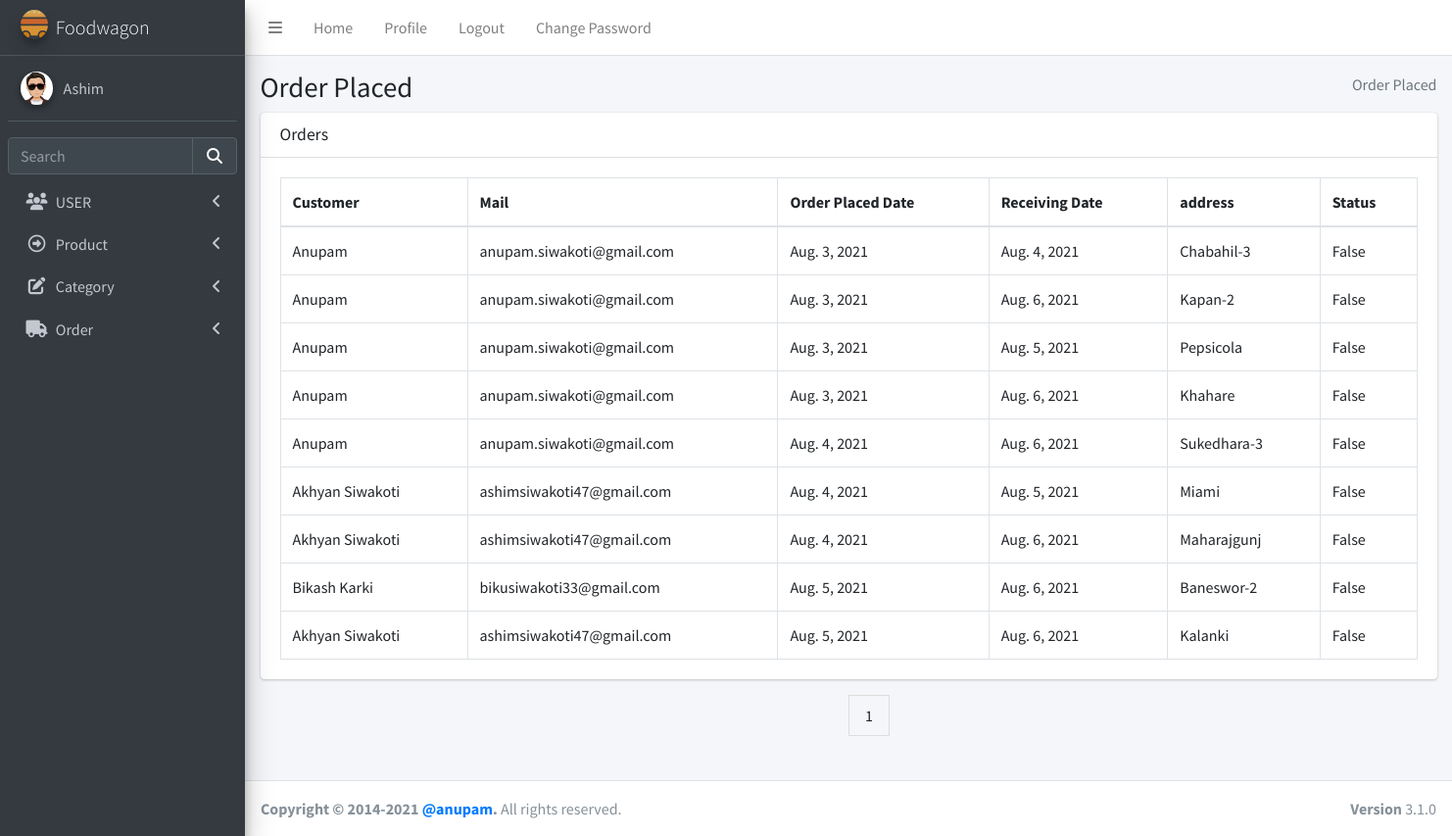
The app's page /view_order/ (signed in), older data.
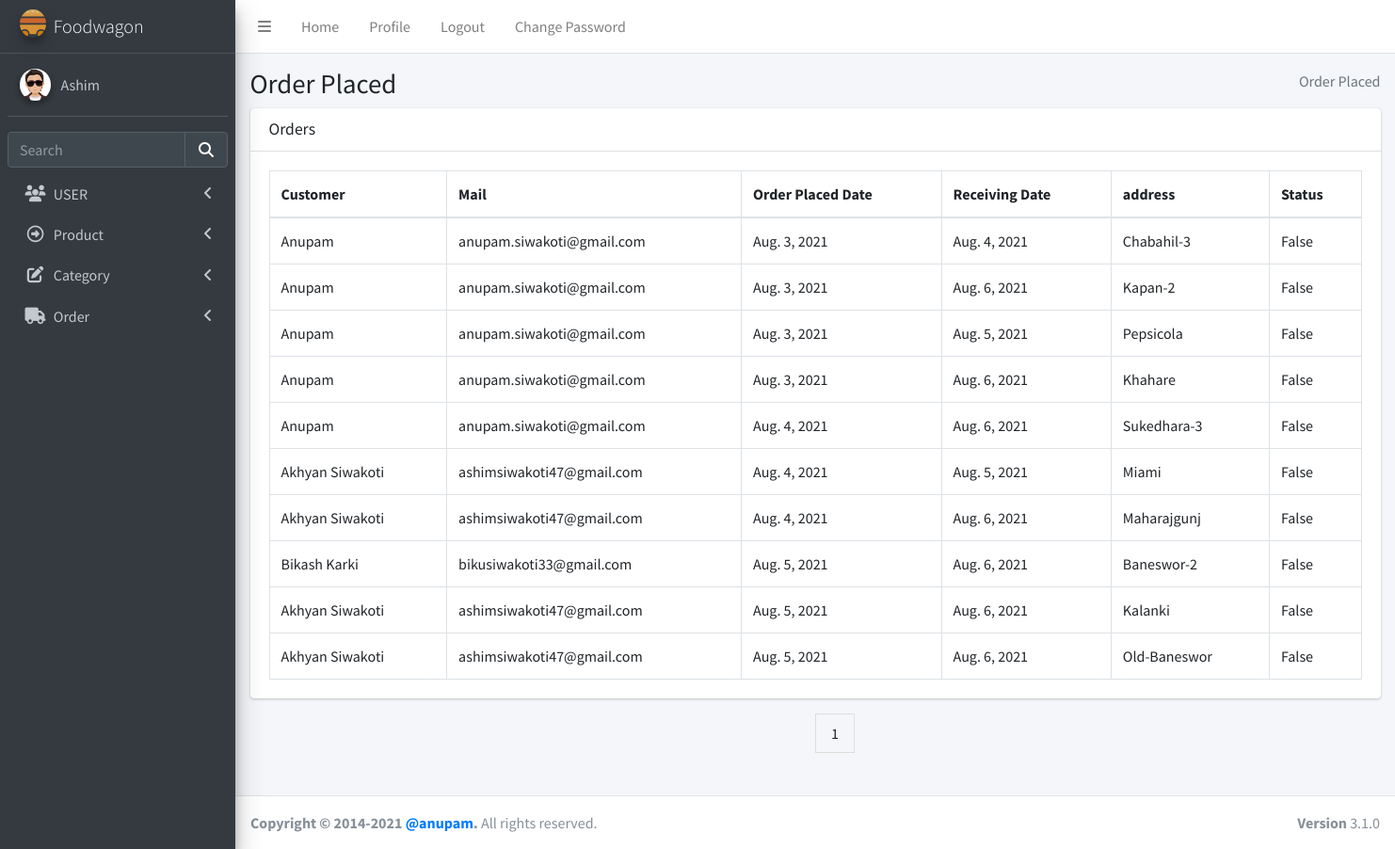
The same page, newer data.
### login/models.py (models this page shows, shortened)
class User(AbstractBaseUser):
    email = models.EmailField(max_length=255, unique=True, default="a@gmail.com")
    address = models.TextField(max_length=30, blank=True)
    first_name = models.TextField(max_length=30, blank=True, default="eg aster")
    last_name = models.TextField(max_length=30, blank=True)
    is_staff = models.BooleanField(default=False)  # non super-user
    is_active = models.BooleanField(default=False)
    admin = models.BooleanField(default=False)  # a superuser
    last_login = models.DateTimeField(blank=True, null=True, verbose_name="last login")
    profile_pic = models.ImageField(blank=True, null=True, upload_to="images/user/")
    USERNAME_FIELD = "email"
    objects = UserManager()

### delivery/models.py (models this page shows)
class Order(models.Model):
    date_of_order = models.DateField(default=datetime.date.today)
    day = models.DateField(max_length=100)
    address = models.CharField(max_length=100)
    streetaddress = models.CharField(max_length=100)
    region = models.CharField(max_length=100)
    postal = models.IntegerField()
    country = models.CharField(max_length=100)
    user = models.ForeignKey(User, on_delete=models.CASCADE)
    status = models.BooleanField(default=False)
    total_price = models.DecimalField(max_digits=5, decimal_places=1)

### delivery/views.py (the view, shortened to what this page needs)
# urls.py: path("view_order/", views.View_Order.as_view(), name="view_order"),
class View_Order(TemplateView):
    template_name = "admin/order_view.html"
    def get(self, request):
        semail = request.session["user"]
        verifyUser = User.objects.filter(email=semail).first()
        if verifyUser.admin:
            order = Order.objects.all()
            paginator = Paginator(order, 10)
            page_number = request.GET.get("page")
            page_obj = paginator.get_page(page_number)
            return render(
                request,
                self.template_name,
                {"order": page_obj},
            )

### templates/admin/order_view.html (shortened to what this page needs)
{%extends "admin/base.html" %} {% load static %}
{% block csspart %}
<link rel="stylesheet" href="{% static 'plugins/fontawesome-free/css/all.min.css' %}">
<link rel="stylesheet" href="{% static 'plugins/datatables-bs4/css/dataTables.bootstrap4.min.css' %}">
<link rel="stylesheet" href="{% static 'plugins/datatables-responsive/css/responsive.bootstrap4.min.css' %}">
<link rel="stylesheet" href="{% static 'dist/css/adminlte.min.css' %}">
</head>
{% endblock csspart %}
{%block bodycontent%}
<body class="hold-transition sidebar-mini">
    <div class="wrapper">
        <div class="content-wrapper">
            <section class="content-header">
                <div class="container-fluid">
                    <div class="row mb-2">
                        <div class="col-sm-6">
                            <h1>Order Placed</h1>
                        </div>
                        <div class="col-sm-6">
                            <ol class="breadcrumb float-sm-right">
                                <li class="breadcrumb-item active">Order Placed</li>
                            </ol>
                        </div>
                    </div>
                </div>
                {% if order %}
                <section class="content">
                    <div class="container-fluid">
                        <div class="row">
                            <div class="col-12">
                                <div class="card">
                                    <div class="card-header">
                                        <h3 class="card-title">Orders</h3>
                                    </div>
                                    <div class="card-body">
                                        <table id="example2" class="table table-bordered table-hover">
                                            <thead>
                                                <tr>
                                                    <th>Customer</th>
                                                    <th>Mail</th>
                                                    <th>Order Placed Date</th>
                                                    <th>Receiving Date</th>
                                                    <th>address</th>
                                                    <th>Status</th>
                                                </tr>
                                            </thead>
                                            <tbody>
                                                {% for orders in order %}
                                                <tr class='clickable-row'
                                                    data-href="{% url 'delivery:view_bill' orders.id %}">
                                                    <td>{{orders.user.first_name}}</td>
                                                    <td>{{orders.user.email}}</td>
                                                    <td>{{orders.date_of_order}}</td>
                                                    <td>{{orders.day}}</td>
                                                    <td>{{orders.streetaddress}}</td>
                                                    <td>{{orders.status}}</td>
                                                </tr>
                                                {% endfor%}
                                            </tbody>
                                        </table>
                                    </div>
                                </div>
                            </div>
                        </div>
                    </div>
                </section>
                <div class="pagination">
                    <span>
                        <a><span>{{order.number}}</span></a>
                    </span>
                </div>
                {%endif%}
        </div>
        {%endblock bodycontent%}

### templates/admin/base.html (shortened to what this page needs)
<!DOCTYPE html>
<html lang="en">
{% load static %}
<head>
  {% block csspart %}{% endblock csspart %}
</head>
{% block nav%}
<div class="wrapper">
  <nav class="main-header navbar navbar-expand navbar-white navbar-light">
    <ul class="navbar-nav">
      <li class="nav-item">
        <a class="nav-link" data-widget="pushmenu" href="#" role="button"><i class="fas fa-bars"></i></a>
      </li>
      <li class="nav-item d-none d-sm-inline-block">
        <a href="#" class="nav-link">Home</a>
      </li>
      <li class="nav-item d-none d-sm-inline-block"><a href="{% url 'admins:profile' user.id %}"
          class="nav-link">Profile</a></li>
      <li class="nav-item d-none d-sm-inline-block"><a href="{% url 'login:logout' %}" class="nav-link">Logout</a></li>
      <li class="nav-item d-none d-sm-inline-block" data-toggle="modal" data-target="#myModal"><a href="#"
          class="nav-link">Change Password</a></li>
    </ul>
  </nav>
  <aside class="main-sidebar sidebar-dark-primary elevation-4">
    <a href="index3.html" class="brand-link">
      <img src="{%static 'assets/img/gallery/logo.svg' %}" alt="AdminLTE Logo"
        class="brand-image img-circle elevation-3" style="opacity: 0.8" />
      <span class="brand-text font-weight-light">Foodwagon</span>
    </a>
    <div class="sidebar">
      <div class="user-panel mt-3 pb-3 mb-3 d-flex">
        <div class="image">
          {%if user.profile_pic %}
          <img src="{{ user.profile_pic.url }}" class="img-circle elevation-2" alt="User Image" />
          {% else %}
          <img src="{% static 'image/user.png' %}" class="img-circle elevation-2" alt="User Image" />
          {% endif %}
        </div>
        <div class="info">
          <a href="{% url 'admins:profile' user.id %}" class="d-block">{{ user.first_name }}</a>
        </div>
      </div>
      <div class="form-inline">
        <div class="input-group" data-widget="sidebar-search">
          <input class="form-control form-control-sidebar" type="search" placeholder="Search" aria-label="Search" />
          <div class="input-group-append">
            <button class="btn btn-sidebar">
              <i class="fas fa-search fa-fw"></i>
            </button>
          </div>
        </div>
      </div>
      <nav class="mt-2">
        <ul class="nav nav-pills nav-sidebar flex-column" data-widget="treeview" role="menu" data-accordion="false">
          {% if user.admin %}
          <li class="nav-item">
            <a href="#" class="nav-link">
              <i class="nav-icon fas fa-users"></i>
              <p>
                USER
                <i class="fas fa-angle-left right"></i>
              </p>
            </a>
          </li>
          {% endif %}
          <li class="nav-item">
            <a href="#" class="nav-link">
              <i class="nav-icon far fa-arrow-alt-circle-right"></i>
              <p>
                Product
                <i class="fas fa-angle-left right"></i>
              </p>
            </a>
          </li>
          {% if user.admin %}
          <li class="nav-item">
            <a href="{% url 'product:addcategory' %}" class="nav-link">
              <i class="nav-icon fas fa-edit"></i>
              <p>
                Category
                <i class="fas fa-angle-left right"></i>
              </p>
            </a>
          </li>
          {%endif%}
          <li class="nav-item">
            <a href="#" class="nav-link">
              <i class="nav-icon fas fa-truck"></i>
              <p>Order<i class="fas fa-angle-left right"></i>
              </p>
            </a>
          </li>
        </ul>
      </nav>
    </div>
  </aside>
  {% endblock nav%}
  {% block bodycontent%}
  {% endblock bodycontent%}
  <footer class="main-footer">
    <strong>Copyright &copy; 2014-2021
      <a href="https://adminlte.io">@anupam</a>.</strong>
    All rights reserved.
    <div class="float-right d-none d-sm-inline-block">
      <b>Version</b> 3.1.0
    </div>
  </footer>
</div>
</body>
</html>

### templates/admin/order_view.html (style rules this page uses)
.elevation-2 { height: 50px; }
button { outline: none; border: none; }
.pagination { display: inline-block; width: 80%; margin-left: 50%; margin-bottom: 2%; }
.pagination a { color: black; float: left; padding: 8px 16px; text-decoration: none; transition: background-color .3s; border: 1px solid #ddd; }

Row changes from the older to the newer data that the page shows:
added Order: user.first_name "Akhyan Siwakoti", user.email "ashimsiwakoti47@gmail.com", date_of_order "Aug. 5, 2021", day "Aug. 6, 2021", streetaddress "Old-Baneswor", status "False"
